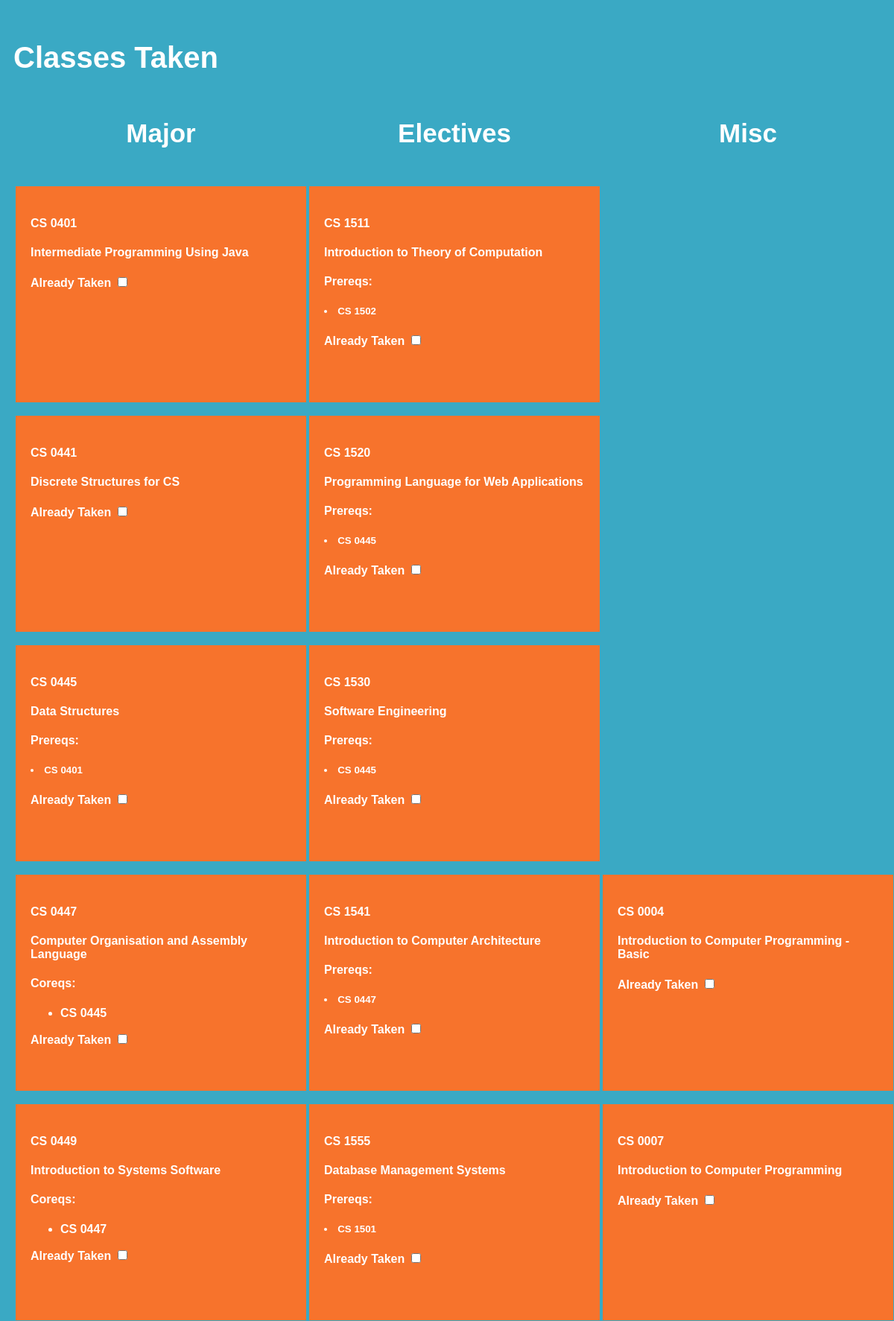
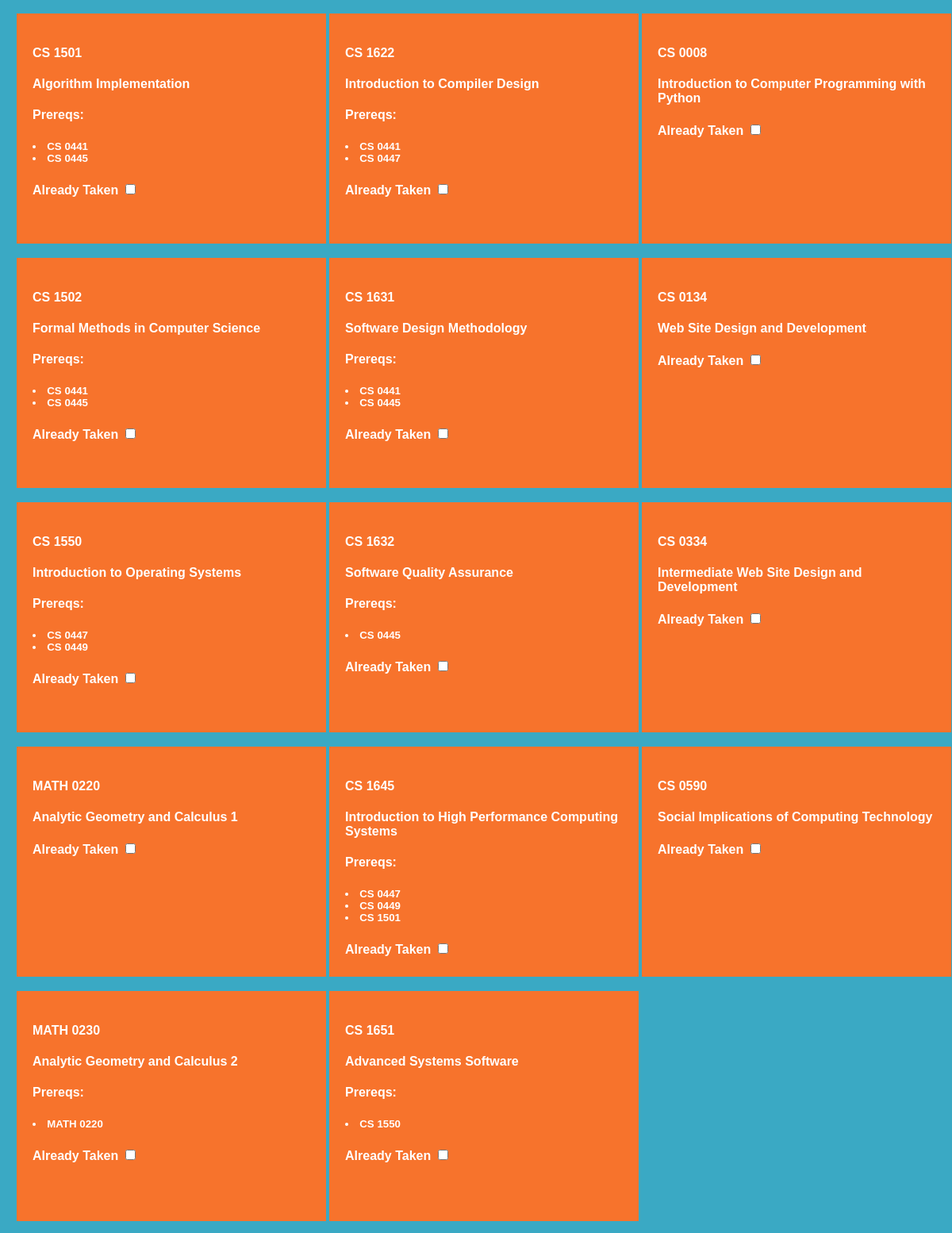
/schedule/list/ (upper part), run on the app's committed database (2 pictures, top to bottom).
### schedule/models.py (models this page shows, shortened)
class Course(models.Model):
    courseNumber = models.CharField(max_length=4)
    courseName = models.CharField(max_length=256)
    subject = models.CharField(max_length=10)
    prereqs = models.ManyToManyField('Course', related_name='pre', blank=True)
    coreqs = models.ManyToManyField('Course', related_name='co', blank=True)
    requiredForMajor = models.BooleanField(default=False)
    isElective = models.BooleanField(default=False)

### schedule/views.py (the view)
# urls.py: path('list/', views.list, name='list'),
def list(request):
    context = {'course_list': Course.objects.all}
    return render(request, 'schedule/list.html', context)

### schedule/templates/schedule/list.html (shortened to what this page needs)
<!DOCTYPE html>
<html lang="en">
<body  class="background" style="background-color: rgb(58, 169, 196); padding: 20px 10px">
<h1>Classes Taken</h1>
<table style = "width:100%">
    <tr>
    <th style = "width:33.33%"><h2>Major</h2></th>
    <th style = "width:33.33%"><h2>Electives</h2></th>
    <th style = "width:33.33%"><h2>Misc</h2></th>
    </tr>
    <tr>
    <th style = "width:33.33%">
        <br>
        {% for course in course_list %}
            {% if course.requiredForMajor %}
           <div id = "box" style = "margin-left10px;"">
               <h4>{{course.subject}} {{course.courseNumber}}</h4>
               <h4>{{course.courseName}}</h4>
               {% if course.prereqs.all %}
                   <h4>Prereqs:</h4>
                      <h5>
                      {% for preq in course.prereqs.all %}
                         <li>{{preq.subject}} {{preq.courseNumber}}</li>
                      {% endfor %}
                      </h5>
               {% endif %}
               {% if course.coreqs.all %}
                   <h4>Coreqs:</h4>
                      <ul>
                      {% for coq in course.coreqs.all %}
                         <li>{{coq.subject}} {{coq.courseNumber}}</li>
                      {% endfor %}
                      </ul>
               {% endif %}
               <form id = "myform">
               Already Taken <input type = "checkbox" name = "checkfield" id = "inputId" />
               </form>
           </div>
           <br>
           {% endif %}
        {% endfor %}
    </th>
    <th style = "width:33.33%">
        <br>
        {% for course in course_list %}
            {% if course.isElective %}
           <div id = "box">
               <h4>{{course.subject}} {{course.courseNumber}}</h4>
               <h4>{{course.courseName}}</h4>
               {% if course.prereqs.all %}
                   <h4>Prereqs:</h4>
                      <h5>
                      {% for preq in course.prereqs.all %}
                         <li>{{preq.subject}} {{preq.courseNumber}}</li>
                      {% endfor %}
                      </h5>
               {% endif %}
               <form id = "myform">
               Already Taken <input type = "checkbox" name = "checkfield" id = "inputId" />
               </form>
           </div>
           <br>
           {% endif %}
        {% endfor %}
    </th>
    <th style = "width:33.33%">
        <br>
        {% for course in course_list %}
            {% if not course.requiredForMajor and not course.isElective %}
           <div id = "box">
               <h4>{{course.subject}} {{course.courseNumber}}</h4>
               <h4>{{course.courseName}}</h4>
               <form id = "myform">
               Already Taken <input type = "checkbox" name = "checkfield" id = "inputId" />
               </form>
           </div>
           <br>
           {% endif %}
        {% endfor %}
    </th>
    </tr>
</table>
</body>
</html>

### schedule/templates/schedule/list.html (style rules this page uses)
body,h3,h4,h5,h6 { font-family: "arial"; color: white }
h1 { font-family: "Arial"; color: white; font-size: 40px; }
h2 { font-family: "Arial"; color: white; font-size: 35px; }
div { background-color: #F7732C; width: 350px; height: 250px; margin-left:auto; margin-right:auto; word-wrap: break-word; text-align:left; padding:20px; }

### data on the page
Course: subject "CS", courseNumber "0401", courseName "Intermediate Programming Using Java"
Course: subject "CS", courseNumber "0441", courseName "Discrete Structures for CS"
Course: subject "CS", courseNumber "0445", courseName "Data Structures"
Course: subject "CS", courseNumber "0447", courseName "Computer Organisation and Assembly Language"
Course: subject "CS", courseNumber "0449", courseName "Introduction to Systems Software"
Course: subject "CS", courseNumber "1501", courseName "Algorithm Implementation"
Course: subject "CS", courseNumber "1502", courseName "Formal Methods in Computer Science"
Course: subject "CS", courseNumber "1550", courseName "Introduction to Operating Systems"
Course: subject "MATH", courseNumber "0220", courseName "Analytic Geometry and Calculus 1"
Course: subject "MATH", courseNumber "0230", courseName "Analytic Geometry and Calculus 2"
Course: subject "CS", courseNumber "1511", courseName "Introduction to Theory of Computation"
Course: subject "CS", courseNumber "1520", courseName "Programming Language for Web Applications"
Course: subject "CS", courseNumber "1530", courseName "Software Engineering"
Course: subject "CS", courseNumber "1541", courseName "Introduction to Computer Architecture"
Course: subject "CS", courseNumber "1555", courseName "Database Management Systems"
Course: subject "CS", courseNumber "1622", courseName "Introduction to Compiler Design"
Course: subject "CS", courseNumber "1631", courseName "Software Design Methodology"
Course: subject "CS", courseNumber "1632", courseName "Software Quality Assurance"
Course: subject "CS", courseNumber "1645", courseName "Introduction to High Performance Computing Systems"
Course: subject "CS", courseNumber "1651", courseName "Advanced Systems Software"
Course: subject "CS", courseNumber "0004", courseName "Introduction to Computer Programming - Basic"
Course: subject "CS", courseNumber "0007", courseName "Introduction to Computer Programming"
Course: subject "CS", courseNumber "0008", courseName "Introduction to Computer Programming with Python"
Course: subject "CS", courseNumber "0134", courseName "Web Site Design and Development"
Course: subject "CS", courseNumber "0334", courseName "Intermediate Web Site Design and Development"
Course: subject "CS", courseNumber "0590", courseName "Social Implications of Computing Technology"
